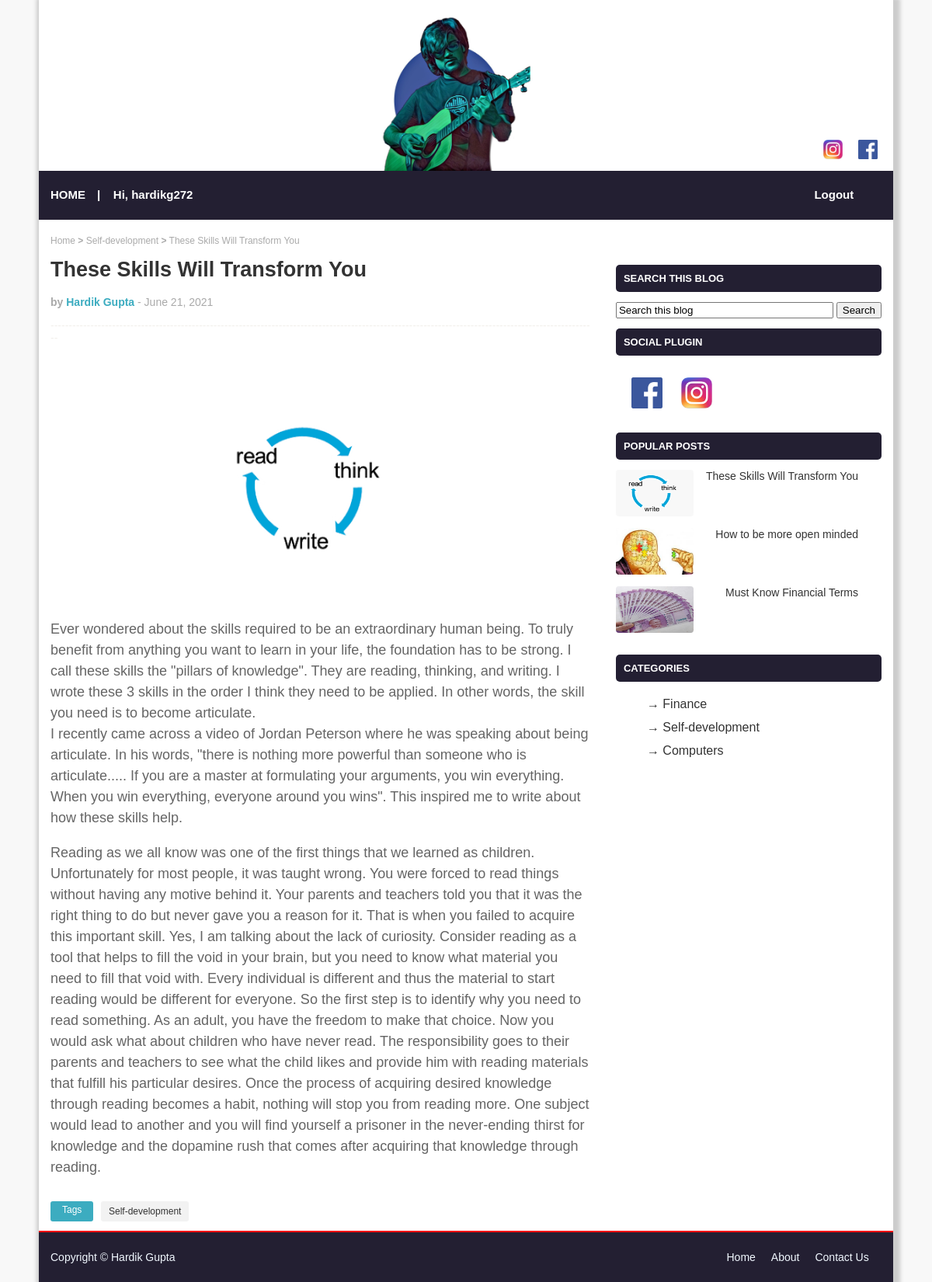
Page /posts/3/ (signed in) on the committed database.
### posts/models.py (models this page shows, shortened)
class BlogPost(models.Model):
    title = models.CharField(max_length=30)
    label = models.CharField(max_length=100, default="General-Awareness")
    upload = models.ImageField(upload_to = "media", default="logo.jpg")
    body = models.TextField()
    author = models.ForeignKey('auth.User', on_delete=models.CASCADE)
    date_published = models.DateTimeField(auto_now=True)
    def datepublished(self):
        return self.date_published.strftime('%B %d, %Y')

### posts/views.py (the view)
# urls.py: path('posts/<int:pk>/', views.PostDetailView.as_view(), name='post_detail'),
class PostDetailView(DetailView):
    model = BlogPost
    template_name = 'post_detail.html'
    def stores(self):
        return BlogPost.objects.values('label').distinct()
    def top_post(self):
        return BlogPost.objects.all()[:3]

### templates/post_detail.html
{% extends 'base.html' %}
{% block content %}
<div class='post-det'>
    <h5 class="in-content-path"> <a href='/'>Home</a> <b>></b> <a href=''>{{ object.label }}</a> <b>></b> {{ object.title }}</h5>
    <h2>{{ object.title }}</h2>
    <p id="ppp"><b>by</b> <a href="{% url 'post_detail' object.pk %}"><b>Hardik Gupta</b></a> - {{ object.datepublished }}</p>
    <p id="dashed">-------------------------------------------------------------------------------------------------------------------------------------------------------</p>
    <div class="incontent-image">
        <img src="{{ object.upload.url }}">
    </div>
    <div class="postdata">
        <p>{{ object.body|linebreaks }}</p>
    </div>
    <div class='below-content'>
        <div class='single-tag'>
            <p id='foot-tag'>Tags</p>
            <p id='foot-label'><a href=''>{{ object.label }}</a></p>
        </div>
    </div>
</div>
{% endblock %}

### templates/base.html (shortened to what this page needs)
{% load static %}
<html>
    <head>
        <link rel="stylesheet" href="{% static 'css/base.css' %}">
    </head>
    <body>
        <div class="page-wrap">
            <header>
                <div class="top-base">
                    <div class="social-icons">
                        <a href='https://www.facebook.com/hardik.gupta.7758235/' target="_blank"><img src="{% static 'logo_imgs/fb.png' %}"></a>
                        <a href='https://www.instagram.com/harrdy272/' target="_blank"><img src="{% static 'logo_imgs/insta.jpg' %}"></a>
                    </div>
                    <div class="logo">
                        <a href='/'><img src="{% static 'logo_imgs/logo1.jpeg' %}"></a>
                    </div>
                    <div class="headbar">
                        <h3><a href='/'>HOME</a></h3>
                        {% if user.is_authenticated %}
                        <p>|    Hi, {{ user.username }}</p>
                        <p id="lsp"><a href="{% url 'logout' %}">Logout</a></p>
                        {% else %}
                        <p id="lsp-1"><a href="{% url 'login' %}">Login</a>   |   <a href="{% url 'signup' %}">Signup</a></p>
                        {% endif %}
                    </div>
                </div>
            </header>
            <div class="container">
                <div class="right-nav">
                    <p>SEARCH THIS BLOG</p>
                    <div class="search-box">
                        <input type="text" id="fname" name="fname" value="Search this blog">
                        <input type="submit" value="Search">
                    </div>
                    <p>SOCIAL PLUGIN</p>
                    <div class="nav-social">
                        <a href='https://www.facebook.com/hardik.gupta.7758235/' target="_blank"><img src="{% static 'logo_imgs/fb.png' %}"></a>
                        <a href='https://www.instagram.com/harrdy272/' target="_blank"><img src="{% static 'logo_imgs/insta.jpg' %}"></a>
                    </div>
                    <p>POPULAR POSTS</p>
                    <div class="pop-post">
                        {% for pst in view.top_post reversed %}
                            <div class="pop-post-title">
                                <a href="{% url 'post_detail' pst.pk %}">{{ pst.title }}</a>
                            </div>
                            <div class="pop-post-img">
                                <a href="{% url 'post_detail' pst.pk %}"><img src="{{ pst.upload.url }}"></a>
                            </div>
                        {% endfor %}
                    </div>
                    <p>CATEGORIES</p>
                    <ul>
                        {% for lbl in view.stores %}
                            <li><b>→</b> <a href=''>{{ lbl.label }}</a></li>
                        {% endfor %}
                    </ul>
                </div>
                <div class="leftpostcol">
                    {% block content %}
                    {% endblock %}
                </div>
                <div class="footer">
                    <div class="left-footer">
                        <p>Copyright © Hardik Gupta</p>
                    </div>
                    <div class="right-footer">
                        <p><a href="/">Home</a></p>
                        <p><a href="">About</a></p>
                        <p><a href="">Contact Us</a></p>
                    </div>
                </div>
            </div>
        </div>
    </body>
</html>

### rows in the picture
BlogPost: title "These Skills Will Transform You", upload (picture), label "Self-development", datepublished "June 21, 2021", body "Ever wondered about the skills required to be an extraordinary human being. To truly benefit from anything you want to learn in your life, the foundation has to be strong. I call these skills the \"pillars of knowledge\". They are reading, thinking, and writing. I wrote these 3 skills in the order I think they need to be applied. In other words, the skill you need is to become articulate. I recently came across a video of Jordan Peterson where he was speaking about being articulate. In his words, \"there is nothing more powerful than someone who is articulate..... If you are a master at formulating your arguments, you win everything. When you win everything, everyone around you wins\". This…"
BlogPost: title "How to be more open minded", upload (picture)
BlogPost: title "Must Know Financial Terms", upload (picture)

### other values in the picture
{{ user.username }} "hardikg272"
{{ lbl.label }} "Finance" "Self-development" "Computers"
